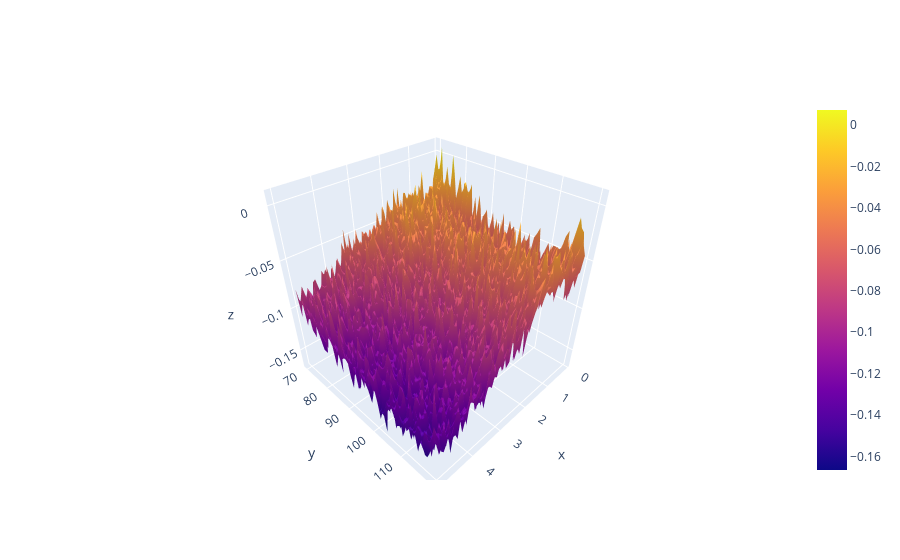

The notebook cell saved with this chart:
### Code cell
import plotly.graph_objects as go
import plotly.express as px

"""x= np.linspace(0.1, 1.1, 0.1)
y= np.linspace(85, 120, 5)"""
fig = go.Figure(data=[go.Surface(z=test2.values, x=test2.columns, y=test2.index)])
fig.show()
